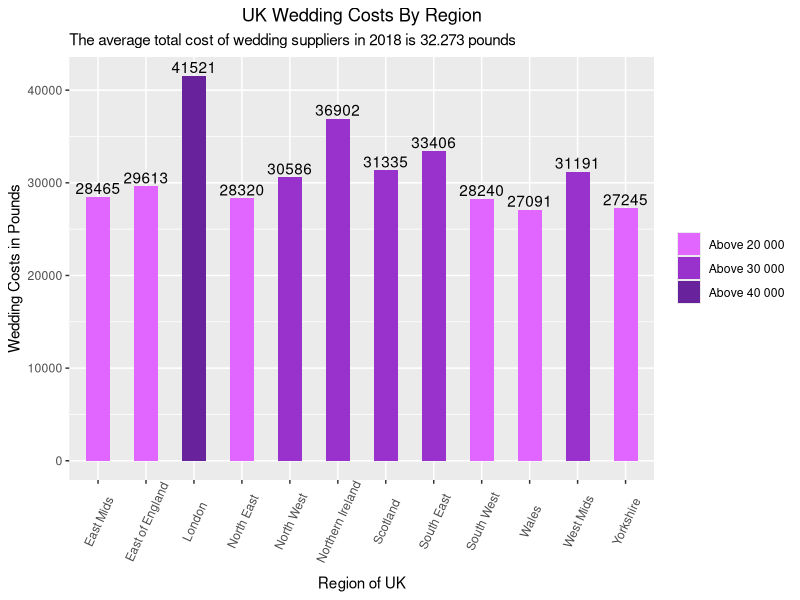
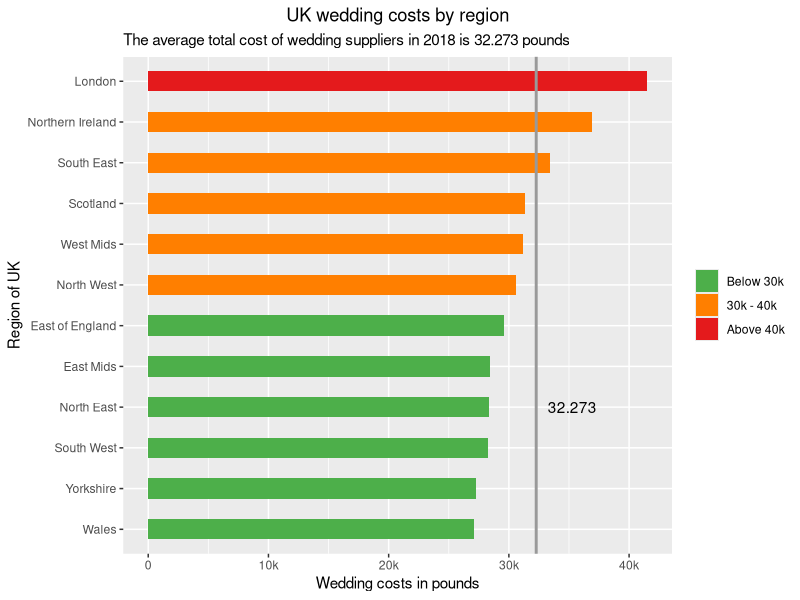

R code for these plots, in order:
## ---- chunk 1
knitr::opts_chunk$set(echo = TRUE)
library(ggplot2)
library(RColorBrewer)
## ---- chunk 2

wedding_costs <- c(41521, 29613, 27091, 31191, 28465, 27245, 30586, 28320, 28240, 33406, 31335, 36902)
region <- c("London", "East of England", "Wales", "West Mids", "East Mids", "Yorkshire", "North West", "North East",
            "South West", "South East", "Scotland", "Northern Ireland")
wedding_data <- data.frame(region = region, 
                           wedding_costs = wedding_costs)
wedding_data$limits <- ifelse(wedding_costs > 40000, "Above 40 000", 
                              ifelse(wedding_costs > 30000, "Above 30 000", "Above 20 000"))

## ---- chunk 3
ggplot(data = wedding_data, 
  aes(x = region, y = wedding_costs), fill = wedding_costs) +
  geom_bar(aes(fill=factor(limits)), position = 'dodge', stat="identity", width=.5) +
  scale_fill_manual(values=c("#E066FF", "#9932CC", "#68229B")) +
  theme(axis.line = element_blank(), 
        plot.title = element_text(hjust=0.5)) + 
  labs(title="UK Wedding Costs By Region", 
       subtitle="The average total cost of wedding suppliers in 2018 is 32.273 pounds", 
       x="Region of UK", y="Wedding Costs in Pounds") + 
  theme(axis.text.x = element_text(angle=65, vjust=0.6), legend.title = element_blank()) +
  geom_text(aes(label=wedding_costs), position=position_dodge(width=0.9), vjust=-0.25) 
## ---- chunk 4
input <- wedding_data[order(wedding_data$wedding_costs),]
input$region <- factor(input$region, levels=input$region)
kolory <- brewer.pal(9,"Set1")

ggplot(input, 
  aes(x = region, y = wedding_costs), fill = wedding_costs) +
  geom_col(aes(fill=factor(limits)), width=.5) +
  geom_hline(yintercept = 32273, color=kolory[9], size=1) +
  annotate("text", x = input$region[4], y = 35273, label = "32.273") +
  scale_fill_manual(values=kolory[c(3,5,1)], labels=c("Below 30k", "30k - 40k", "Above 40k")) +
  scale_y_continuous(breaks = waiver(), labels = c("0","10k","20k","30k","40k")) +
  labs(title="UK wedding costs by region", 
       subtitle="The average total cost of wedding suppliers in 2018 is 32.273 pounds", 
       x="Region of UK", y="Wedding costs in pounds") + 
  theme(legend.position="right", legend.title = element_blank(), plot.title= element_text(hjust=0.5)) +
  coord_flip() 
